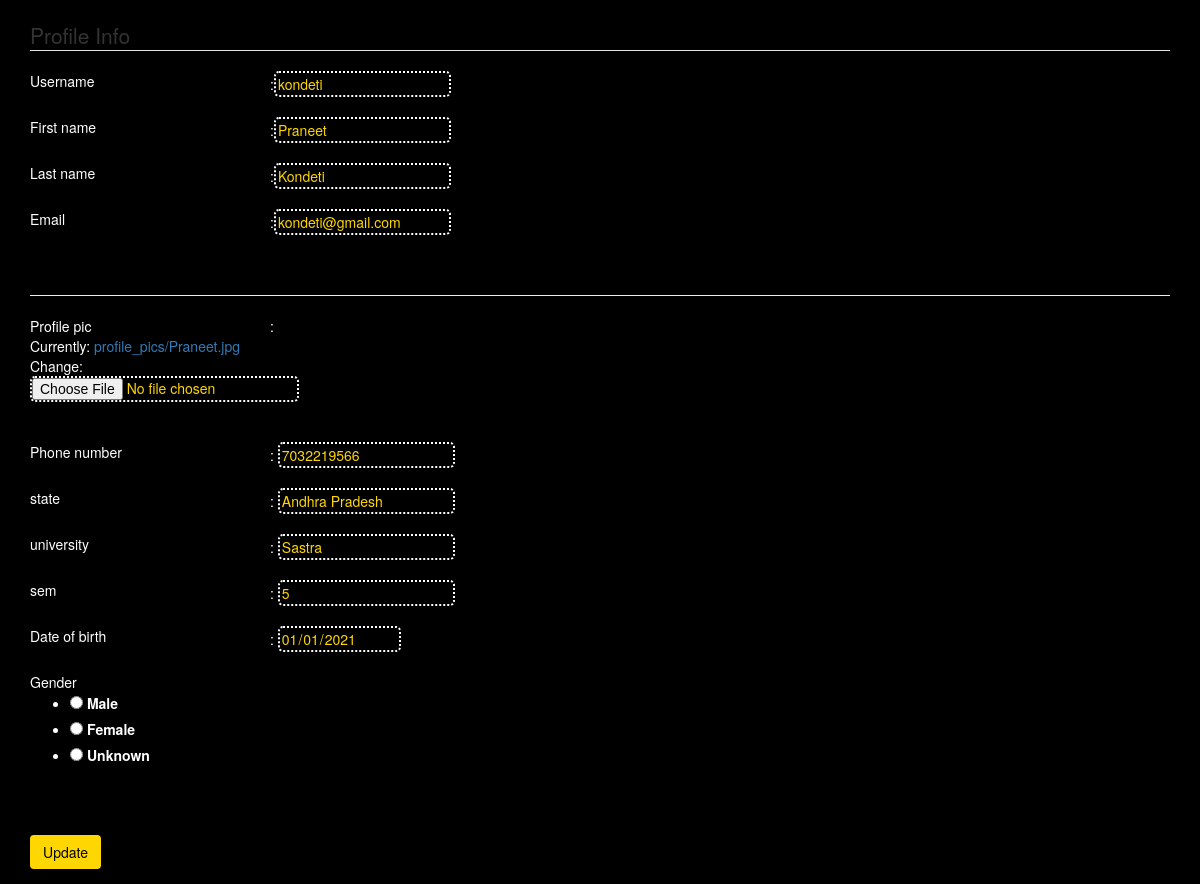
Screenshot of /update/ (signed in) with the database file from the repository.
### accounts/models.py (models this page shows, shortened)
class Profile(models.Model):
    user = models.OneToOneField(User, on_delete=models.CASCADE)
    image = models.ImageField(default='default.jpeg', upload_to='profile_pics')
    phno =models.IntegerField(default=999999999)
    dob = models.DateField(default=date.today())
    state = models.CharField(default='Andhra Pradesh',max_length=100)
    university = models.CharField(default='Sastra',max_length=100)
    sem = models.IntegerField(default=5)
    gender = models.CharField(default='Unknown',max_length=50)

### accounts/views.py (the view)
# urls.py: path('update/',account_views.update,name='update'),
@login_required(login_url='/')
def update(request):
    if request.method == 'POST':
        u_form = UserUpdateForm(request.POST, instance=request.user)
        p_form = ProfileUpdateForm(request.POST,
                                   request.FILES,
                                   instance=request.user.profile)
        if u_form.is_valid() and p_form.is_valid():
            u_form.save()
            p_form.save()
            messages.success(request, f'Your account has been updated!')
            return redirect("/kondeti")
    else:
        u_form = UserUpdateForm(instance=request.user)
        p_form = ProfileUpdateForm(instance=request.user.profile)
    context = {
        'u_form': u_form,
        'p_form': p_form
    }
    return render(request, 'accounts/update.html', context)

### accounts/forms.py
class UserUpdateForm(forms.ModelForm):
    email = forms.EmailField()
    class Meta:
        model = User
        fields = ['username','first_name','last_name', 'email']

class ProfileUpdateForm(forms.ModelForm):
    CHOICES = [('M','Male'),('F','Female'),('U','Unknown')]
    gender=forms.CharField(label='Gender', widget=forms.RadioSelect(choices=CHOICES))
    dob = forms.DateField(widget=DateInput(attrs={'type':'date','title':'mm/dd/yyyy','placeholder':'mm/dd/yyyy'}))
    class Meta:
        model = Profile
        fields = ['image','phno','state','university','sem','dob','gender']

### accounts/templates/accounts/update.html (shortened to what this page needs)
﻿<!DOCTYPE html>
{% load static %}
<html lang="en" xmlns="http://www.w3.org/1999/xhtml">
<head>
    <link rel="stylesheet" href={% static 'css/bootstrap.css' %}>
</head>
<body>
    <div class="container">
        <form method="POST" enctype="multipart/form-data">
            <fieldset class="form-group">
                <legend class="border-bottom mb-4">Profile Info</legend>
                <div style="width:240px; float:left;">{{u_form.username.label}}</div>:{{ u_form.username}}<br><br>
                <div style="width:240px; float:left;">{{u_form.first_name.label}}</div>:{{u_form.first_name}}<br><br>
                <div style="width:240px; float:left;">{{u_form.last_name.label}}</div>:{{u_form.last_name}}<br><br>
                <div style="width:240px; float:left;">{{u_form.email.label}}</div>:{{u_form.email}}<br /><br><br>
                <hr />
                <div style="width:240px; float:left;">Profile pic</div> :<br> {{p_form.image}}<br><br>
                <div style="width:240px; float:left">Phone number</div>: {{p_form.phno}}<br><br>
                <div style="width:240px; float:left">state       </div>: {{p_form.state}}<br><br>
                <div style="width:240px; float:left">university  </div>: {{p_form.university}}<br><br>
                <div style="width:240px; float:left">sem         </div>: {{p_form.sem}}<br><br>
                <div style="width:240px; float:left">Date of birth</div>: {{p_form.dob}}<br><br>
                <div style="width:240px; float:left">{{p_form.gender.label}}       </div> <br>{{p_form.gender}}<br><br>
            </fieldset>
            <div class="form-group">
                <button class="btn btn-outline-info" type="submit">Update</button>
            </div>
        </form>
    </div>
</body>
</html>

### accounts/templates/accounts/update.html (style rules this page uses)
body { background-color: #000000; color: #ffffff; }
input { background-color:#000000; color: #FFD700; border: 2px dotted white; border-radius: 5px; }
button { background-color:#FFD700; color: #000000; border: 2px dotted white; border-radius: 5px; }

### rows the page displays
Profile: phno "7032219566", state "Andhra Pradesh", university "Sastra", sem "5", dob "01/01/2021", gender "☐ Male ☐ Female ☐ Unknown"

### other values shown
{{ u_form.username.label }} "Username"
{{ u_form.first_name.label }} "First name"
{{ u_form.last_name.label }} "Last name"
{{ u_form.email.label }} "Email"
{{ p_form.gender.label }} "Gender"
